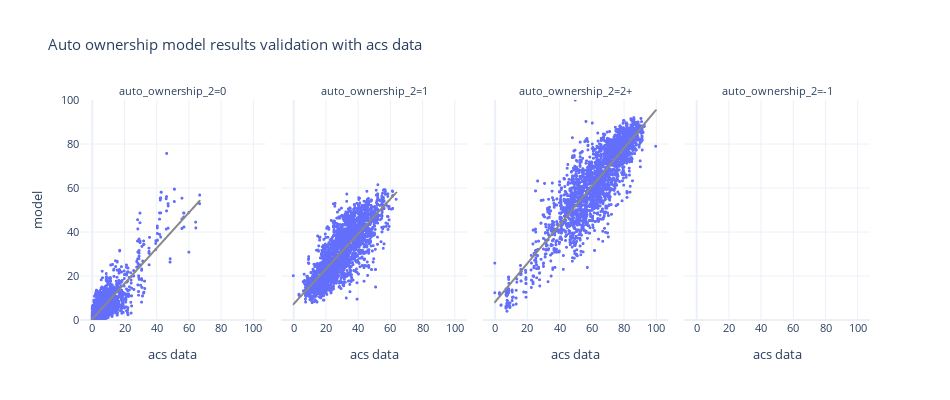

Write notebook code for a chart like this one.
### Code cell
df_plot = pd.pivot(bg_auto_ownership, index=['block_group_id','auto_ownership_2'], columns='source', values='percentage').reset_index()



fig = px.scatter(df_plot, x="acs data", y="model", trendline="ols", trendline_color_override='rgb(136, 136, 136)',
                 template="plotly_white",
                 facet_col='auto_ownership_2', height=400, width=1000,
                 title="Auto ownership model results validation with acs data")
fig.update_xaxes(dtick=20)
fig.update_yaxes(dtick=20,range=[0, 100])
fig.update_traces(marker_size=3)
fig.update_layout(height=400, width=950, font=dict(size=11))
fig.show()

### Figure 1 — Plotly figure (JSON) as saved in the notebook; plotly's stock layout.template omitted (floating-point values rounded to 4 significant figures; data arrays with more than 128 entries replaced by an {"elided": "..."} marker saying what was removed)
{"data": [{"hovertemplate": "auto_ownership_2=0<br>acs data=%{x}<br>model=%{y}<extra></extra>", "legendgroup": "", "marker": {"color": "#636efa", "size": 3, "symbol": "circle"}, "mode": "markers", "name": "", "showlegend": false, "type": "scattergl", "x": {"elided": "2641 float values"}, "xaxis": "x", "y": {"elided": "2641 float values"}, "yaxis": "y"}, {"hovertemplate": "<b>OLS trendline</b><br>model = 0.806144 * acs data + 0.407807<br>R<sup>2</sup>=0.728175<br><br>auto_ownership_2=0<br>acs data=%{x}<br>model=%{y} <b>(trend)</b><extra></extra>", "legendgroup": "", "line": {"color": "rgb(136, 136, 136)"}, "marker": {"color": "#636efa", "size": 3, "symbol": "circle"}, "mode": "lines", "name": "", "showlegend": false, "type": "scattergl", "x": {"elided": "2627 float values"}, "xaxis": "x", "y": {"elided": "2627 float values"}, "yaxis": "y"}, {"hovertemplate": "auto_ownership_2=1<br>acs data=%{x}<br>model=%{y}<extra></extra>", "legendgroup": "", "marker": {"color": "#636efa", "size": 3, "symbol": "circle"}, "mode": "markers", "name": "", "showlegend": false, "type": "scattergl", "x": {"elided": "2641 float values"}, "xaxis": "x2", "y": {"elided": "2641 float values"}, "yaxis": "y2"}, {"hovertemplate": "<b>OLS trendline</b><br>model = 0.794746 * acs data + 7.09771<br>R<sup>2</sup>=0.642830<br><br>auto_ownership_2=1<br>acs data=%{x}<br>model=%{y} <b>(trend)</b><extra></extra>", "legendgroup": "", "line": {"color": "rgb(136, 136, 136)"}, "marker": {"color": "#636efa", "size": 3, "symbol": "circle"}, "mode": "lines", "name": "", "showlegend": false, "type": "scattergl", "x": {"elided": "2633 float values"}, "xaxis": "x2", "y": {"elided": "2633 float values"}, "yaxis": "y2"}, {"hovertemplate": "auto_ownership_2=2+<br>acs data=%{x}<br>model=%{y}<extra></extra>", "legendgroup": "", "marker": {"color": "#636efa", "size": 3, "symbol": "circle"}, "mode": "markers", "name": "", "showlegend": false, "type": "scattergl", "x": {"elided": "2641 float values"}, "xaxis": "x3", "y": {"elided": "2641 float values"}, "yaxis": "y3"}, {"hovertemplate": "<b>OLS trendline</b><br>model = 0.872572 * acs data + 8.05983<br>R<sup>2</sup>=0.762245<br><br>auto_ownership_2=2+<br>acs data=%{x}<br>model=%{y} <b>(trend)</b><extra></extra>", "legendgroup": "", "line": {"color": "rgb(136, 136, 136)"}, "marker": {"color": "#636efa", "size": 3, "symbol": "circle"}, "mode": "lines", "name": "", "showlegend": false, "type": "scattergl", "x": {"elided": "2634 float values"}, "xaxis": "x3", "y": {"elided": "2634 float values"}, "yaxis": "y3"}, {"hovertemplate": "auto_ownership_2=-1<br>acs data=%{x}<br>model=%{y}<extra></extra>", "legendgroup": "", "marker": {"color": "#636efa", "size": 3, "symbol": "circle"}, "mode": "markers", "name": "", "showlegend": false, "type": "scattergl", "x": [null, null, null], "xaxis": "x4", "y": [null, null, null], "yaxis": "y4"}, {"hovertemplate": "auto_ownership_2=-1<extra></extra>", "legendgroup": "", "line": {"color": "rgb(136, 136, 136)"}, "marker": {"color": "#636efa", "size": 3, "symbol": "circle"}, "mode": "lines", "name": "", "showlegend": false, "type": "scattergl", "xaxis": "x4", "yaxis": "y4"}], "layout": {"annotations": [{"font": {}, "showarrow": false, "text": "auto_ownership_2=0", "x": 0.1175, "xanchor": "center", "xref": "paper", "y": 1.0, "yanchor": "bottom", "yref": "paper"}, {"font": {}, "showarrow": false, "text": "auto_ownership_2=1", "x": 0.3725, "xanchor": "center", "xref": "paper", "y": 1.0, "yanchor": "bottom", "yref": "paper"}, {"font": {}, "showarrow": false, "text": "auto_ownership_2=2+", "x": 0.6275, "xanchor": "center", "xref": "paper", "y": 1.0, "yanchor": "bottom", "yref": "paper"}, {"font": {}, "showarrow": false, "text": "auto_ownership_2=-1", "x": 0.8825, "xanchor": "center", "xref": "paper", "y": 1.0, "yanchor": "bottom", "yref": "paper"}], "font": {"size": 11}, "height": 400, "legend": {"tracegroupgap": 0}, "title": {"text": "Auto ownership model results validation with acs data"}, "width": 950, "xaxis": {"anchor": "y", "domain": [0.0, 0.235], "dtick": 20, "title": {"text": "acs data"}}, "xaxis2": {"anchor": "y2", "domain": [0.255, 0.49], "dtick": 20, "matches": "x", "title": {"text": "acs data"}}, "xaxis3": {"anchor": "y3", "domain": [0.51, 0.745], "dtick": 20, "matches": "x", "title": {"text": "acs data"}}, "xaxis4": {"anchor": "y4", "domain": [0.765, 1.0], "dtick": 20, "matches": "x", "title": {"text": "acs data"}}, "yaxis": {"anchor": "x", "domain": [0.0, 1.0], "dtick": 20, "range": [0, 100], "title": {"text": "model"}}, "yaxis2": {"anchor": "x2", "domain": [0.0, 1.0], "dtick": 20, "matches": "y", "range": [0, 100], "showticklabels": false}, "yaxis3": {"anchor": "x3", "domain": [0.0, 1.0], "dtick": 20, "matches": "y", "range": [0, 100], "showticklabels": false}, "yaxis4": {"anchor": "x4", "domain": [0.0, 1.0], "dtick": 20, "matches": "y", "range": [0, 100], "showticklabels": false}}}
